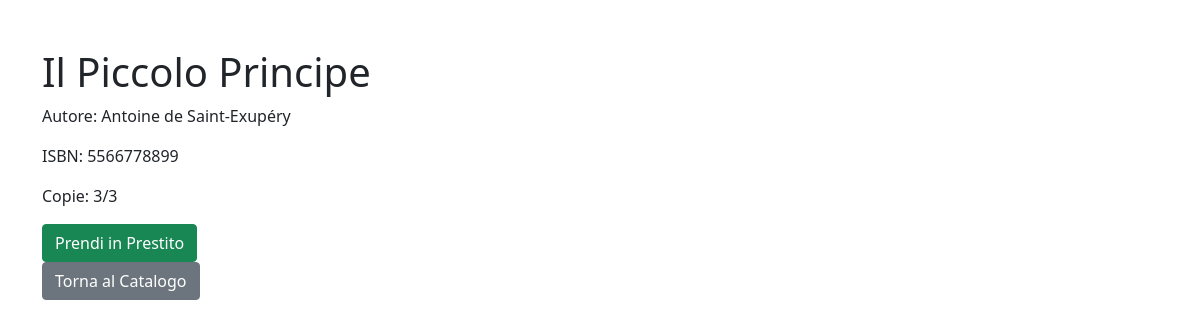
/libro.php?idL=4 (signed in), run on the app's committed database.
### tables this page shows
CREATE TABLE libri (
    idL INT AUTO_INCREMENT PRIMARY KEY,
    titolo VARCHAR(255) NOT NULL,
    autore VARCHAR(255) NOT NULL,
    isbn VARCHAR(20) UNIQUE NOT NULL,  
    copieTot INT NOT NULL DEFAULT 0,  
    copieDis INT NOT NULL DEFAULT 0   
);

### src/includes/functions.php (called while the page is built, shortened)
<?php
include 'db.php';
function countActiveLoans($userId) {
    global $conn;
    $stmt = mysqli_prepare($conn, "SELECT COUNT(*) FROM prestiti WHERE idU = ? AND dataRest IS NULL");
    mysqli_stmt_bind_param($stmt, "i", $userId);
    mysqli_stmt_execute($stmt);
    mysqli_stmt_bind_result($stmt, $count);
    return $count;
}
?>

### src/libro.php (the view, shortened to what this page needs)
<?php
include 'includes/db.php';
include 'includes/functions.php';
$idL = isset($_GET['idL']) ? $_GET['idL'] : null;
$userId = $_SESSION['idU'];
$activeLoans = countActiveLoans($userId);
$canBorrow = $activeLoans < 2;
$book = null;
if ($idL) {
    $stmt = mysqli_prepare($conn, "SELECT * FROM libri WHERE idL = ?");
    mysqli_stmt_bind_param($stmt, "i", $idL);
    mysqli_stmt_execute($stmt);
    $result = mysqli_stmt_get_result($stmt);
    $book = mysqli_fetch_assoc($result);
}
?>
<!DOCTYPE html>
<html lang="it">
<head>
    <link href="https://cdn.jsdelivr.net/npm/bootstrap@5.1.3/dist/css/bootstrap.min.css" rel="stylesheet">
</head>
<body>
<div class="container mt-5">
    <?php if ($book): ?>
        <h1><?php echo $book['titolo']; ?></h1>
        <p>Autore: <?php echo $book['autore']; ?></p>
        <p>ISBN: <?php echo $book['isbn']; ?></p>
        <p>Copie: <?php echo $book['copieDis']; ?>/<?php echo $book['copieTot']; ?></p>
        <?php if ($book['copieDis'] > 0 && $canBorrow): ?>
            <form method="POST">
                <button type="submit" name="borrow" class="btn btn-success">Prendi in Prestito</button>
            </form>
        <?php else: ?>
            <form method="POST">
                <button type="submit" name="request" class="btn btn-warning">Richiedi Notifica Disponibilità</button>
            </form>
        <?php endif; ?>
    <?php else: ?>
        <h1>Libro non trovato</h1>
        <p>Il libro richiesto non esiste o l'ID è sbagliato.</p>
    <?php endif; ?>
    <a href="libri.php" class="btn btn-secondary">Torna al Catalogo</a>
</div>
</body>
</html>

### data on the page
libri: titolo "Il Piccolo Principe", autore "Antoine de Saint-Exupéry", isbn "5566778899", copieDis "3", copieTot "3"
